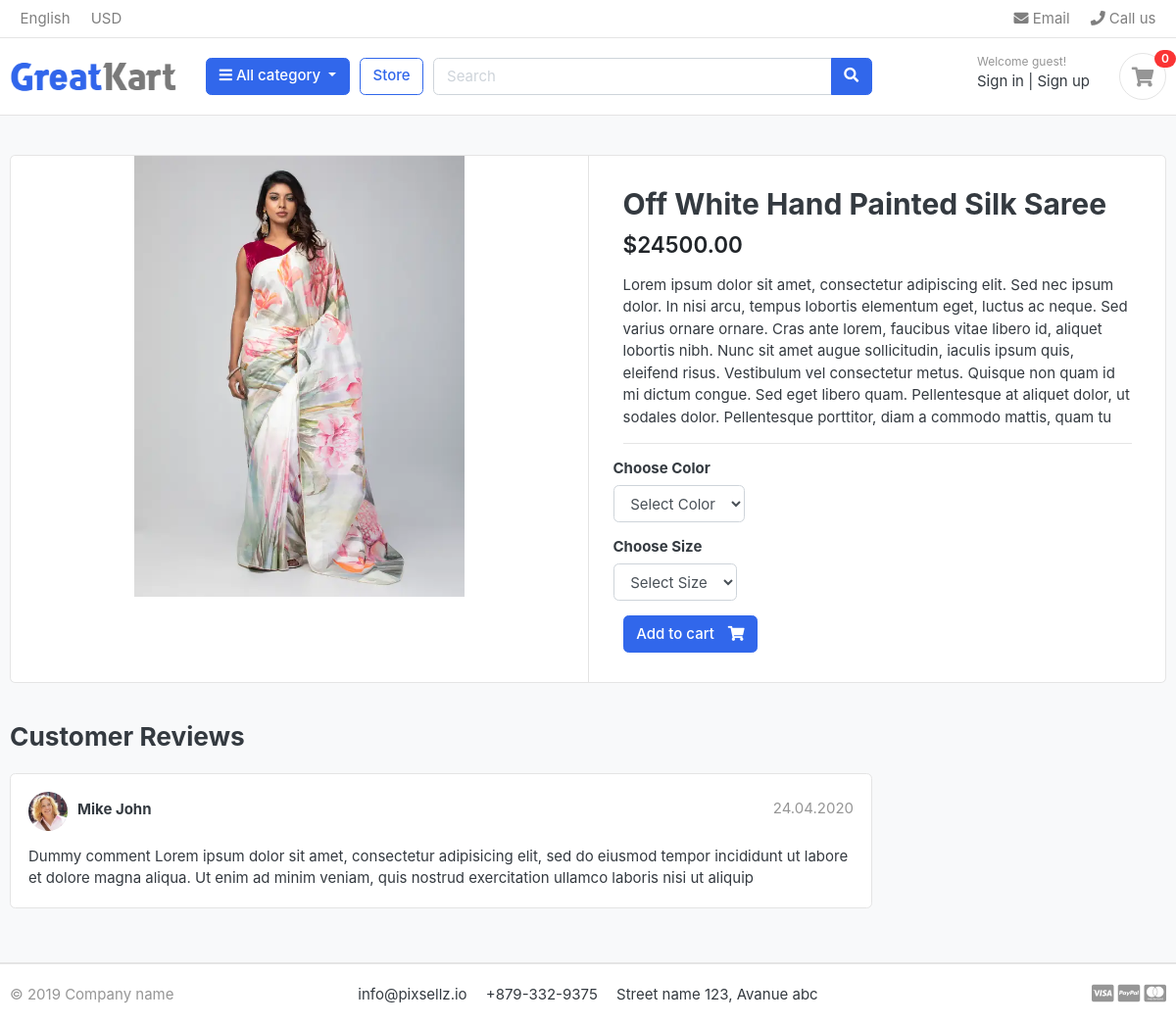
Page /store/category/saree/off-white-hand-painted-silk-saree/ on the committed database.
### store/models.py (models this page shows, shortened)
class Product(models.Model):
    product_name = models.CharField(max_length=200, unique=True)
    slug = models.SlugField(max_length=200, unique=True)
    description = models.TextField(max_length=500, blank=True)
    price = models.DecimalField(max_digits=10, decimal_places=2)
    images = models.ImageField(upload_to='photos/products')
    stock = models.IntegerField()
    is_available = models.BooleanField(default=True)
    category = models.ForeignKey(Category, on_delete=models.CASCADE)
    created_date = models.DateTimeField(auto_now_add=True)
    modified_date = models.DateTimeField(auto_now=True)

### store/views.py (the view)
# urls.py: path('category/<slug:category_slug>/<slug:product_slug>/', views.product_detail, name='product_detail'),
def product_detail(request, category_slug, product_slug):
    try:
        single_product = Product.objects.get(category__slug=category_slug, slug=product_slug)
        in_cart = CartItem.objects.filter(cart__cart_id=_cart_id(request), product=single_product).exists()
    except Exception as e:
        raise e
    context = {
        'single_product': single_product,
        "in_cart": in_cart,
    }
    return render(request, 'store/product_detail.html', context)

### carts/context_processors.py (called while the page is built)
def counter(request):
    cart_count = 0
    if 'admin' in request.path:
        return {}
    else:
        try:
            cart = Cart.objects.filter(cart_id=_cart_id(request))
            cart_items = CartItem.objects.all().filter(cart=cart[:1])
            for item in cart_items:
                cart_count += item.quantity
        except Cart.DoesNotExist:
            cart_count = 0
    return dict(cart_count=cart_count)

### carts/views.py (called while the page is built)
def _cart_id(request):
    cart = request.session.session_key
    if not cart:
        cart = request.session.create()
    return cart

### category/context_processors.py (called while the page is built)
def menu_links(request):
    links = Category.objects.all()
    return dict(links=links)

### category/models.py (called while the page is built)
    def get_url(self):
        return reverse('products_by_category', args=[self.slug])

### store/models.py (called while the page is built)
    def colors(self):
        return super(VariationManager, self).filter(variation_category='color', is_active=True)

    def sizes(self):
        return super(VariationManager, self).filter(variation_category='size', is_active=True)

### templates/store/product_detail.html (shortened to what this page needs)
{% extends 'base.html' %}
{% block content %} {% load static %}
<section class="section-content padding-y bg">
	<div class="container">
		<div class="card">
			<div class="row no-gutters">
				<aside class="col-md-6">
					<article class="gallery-wrap">
						<div class="img-big-wrap">
							<a href="#"
								><img
									src="{{single_product.images.url}}"
									alt="{{single_product.product_name}}"
							/></a>
						</div>
					</article>
				</aside>
				<main class="col-md-6 border-left">
					<form
						action="{% url 'add_to_cart' single_product.id %}"
						method="POST">
						<article class="content-body">
							<h2 class="title">{{single_product.product_name}}</h2>
							<div class="mb-3">
								<var class="price h4">${{single_product.price}}</var>
							</div>
							<p>{{single_product.description}}</p>
							<hr />
							<div class="row">
								<div class="item-option-select">
									<h6>Choose Color</h6>
									<select
										name="color"
										class="form-control">
										<option
											value=""
											disabled
											selected>
											Select Color
										</option>
									</select>
								</div>
							</div>
							<div class="row">
								<div class="item-option-select">
									<h6>Choose Size</h6>
									<select
										name="size"
										class="form-control">
										<option
											value=""
											disabled
											selected>
											Select Size
										</option>
									</select>
								</div>
							</div>
							{% if single_product.stock <= 0 %}
							<p class="text-danger font-weight-bold">Out of Stock</p>
							{% else %}
							<button
								type="submit"
								class="btn btn-primary">
								<span class="text">Add to cart</span>
								<i class="fas fa-shopping-cart"></i>
							</button>
							{% endif %}
						</article>
					</form>
				</main>
			</div>
		</div>
		<br />
		<div class="row">
			<div class="col-md-9">
				<header class="section-heading">
					<h3>Customer Reviews</h3>
				</header>
				<article class="box mb-3">
					<div class="icontext w-100">
						<img
							src="{% static 'images/avatars/avatar1.jpg' %}"
							class="img-xs icon rounded-circle" />
						<div class="text">
							<span class="date text-muted float-md-right"
								>24.04.2020
							</span>
							<h6 class="mb-1">Mike John</h6>
						</div>
					</div>
					<div class="mt-3">
						<p>
							Dummy comment Lorem ipsum dolor sit amet, consectetur
							adipisicing elit, sed do eiusmod tempor incididunt ut
							labore et dolore magna aliqua. Ut enim ad minim veniam,
							quis nostrud exercitation ullamco laboris nisi ut aliquip
						</p>
					</div>
				</article>
			</div>
		</div>
	</div>
</section>
{% endblock %}

### static/css/ui.css (style rules this page uses)
html { font-family: "Inter", sans-serif; font-size: 15px; }
.content-body { flex: 1 1 auto; padding: 2rem 2.3rem; }
.img-xs, .img-sm, .img-md, .img-lg { -o-object-fit: cover; object-fit: cover; flex-shrink: 0; flex-grow: 0; }
.img-xs { width: 40px; height: 40px; }
.padding-y { padding-top: 40px; padding-bottom: 40px; }
var { font-style: normal; }
article:after, .form-group:after { display: block; clear: both; content: ""; }
.bg { background-color: #f8f9fa; }
.section-heading { margin-bottom: 20px; margin-top: 15px; }
p:last-child { margin-bottom: 0; }
.btn .text + i { margin-left: 10px; }
.icontext { display: inline-flex; align-items: center; vertical-align: middle; }
.icontext .text { width: 100%; line-height: 1.2; }
.icontext .icon { position: relative; margin-right: 10px; flex-shrink: 0; flex-grow: 0; }
.price { font-weight: 600; color: #212529; }
.box { padding: 18px; background: #fff; border-radius: 0.37rem; border: 1px solid #e4e4e4; }
.box img { max-width: 100%; }
.gallery-wrap .img-big-wrap { margin-bottom: 10px; border-radius: 0.37rem; overflow: hidden; background-color: #fff; }
.gallery-wrap .img-big-wrap a { text-align: center; display: block; }
.gallery-wrap .img-big-wrap img { height: 450px; width: auto; display: inline-block; }
.item-option-select { margin-bottom: 1rem; display: inline-block; margin-right: 15px; }

### rows in the picture
Product: images (picture), product_name "Off White Hand Painted Silk Saree", price "24500.00", description "Lorem ipsum dolor sit amet, consectetur adipiscing elit. Sed nec ipsum dolor. In nisi arcu, tempus lobortis elementum eget, luctus ac neque. Sed varius ornare ornare. Cras ante lorem, faucibus vitae libero id, aliquet lobortis nibh. Nunc sit amet augue sollicitudin, iaculis ipsum quis, eleifend risus. Vestibulum vel consectetur metus. Quisque non quam id mi dictum congue. Sed eget libero quam. Pellentesque at aliquet dolor, ut sodales dolor. Pellentesque porttitor, diam a commodo mattis, quam tu"

### other values in the picture
{{ cart_count }} "0"
